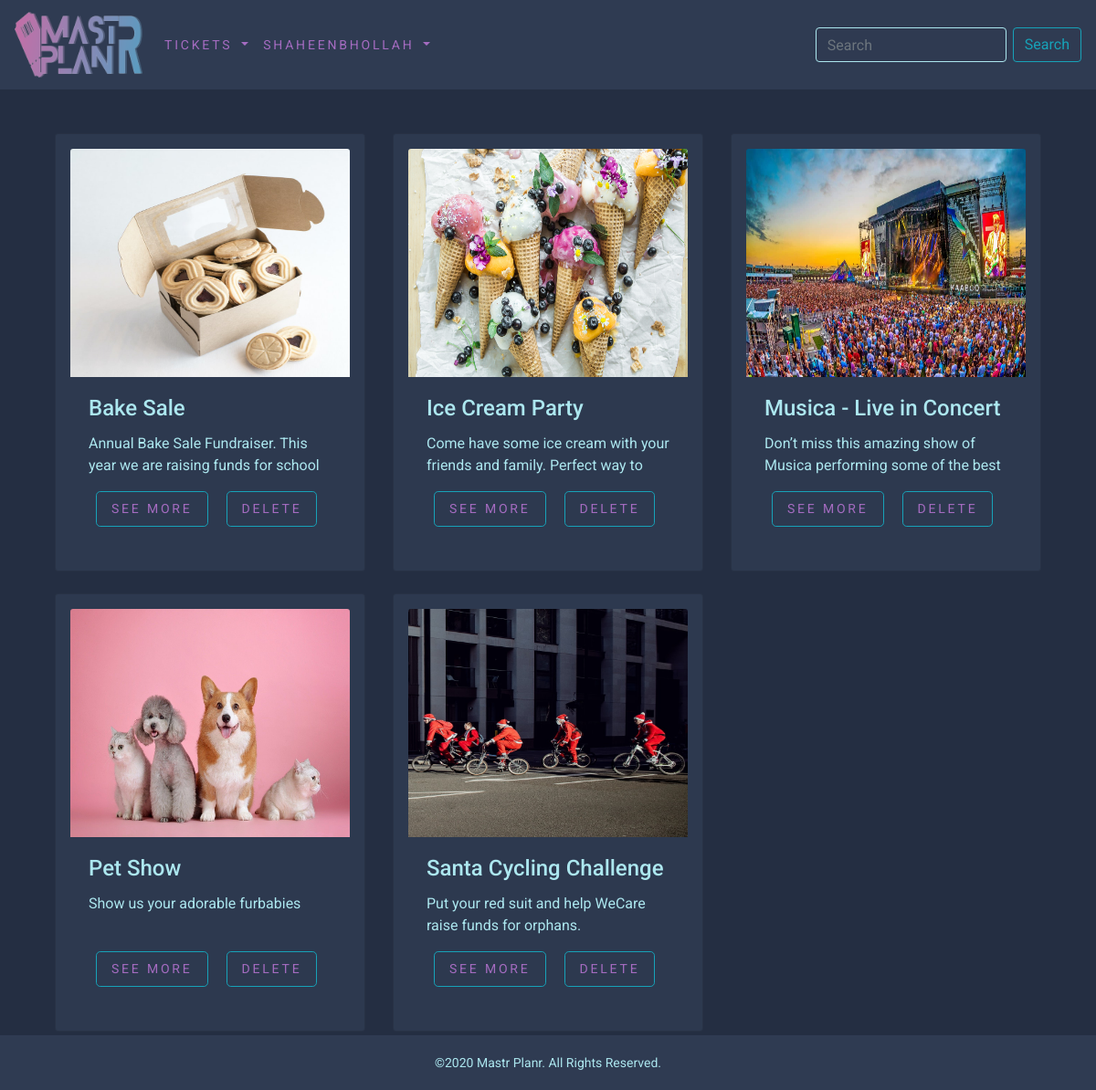
/myevents (signed in), run on the app's committed database.
### accounts/models.py (models this page shows)
class CustomUser(AbstractUser):
    first_name = models.CharField(max_length = 250)
    last_name = models.CharField(max_length = 250)
    age = models.PositiveIntegerField(null = True)
    email = models.EmailField(max_length = 254, null = True)
    dob = models.DateField(max_length=8, null = True)
    is_organiser = models.BooleanField(default=False)

### shop/models.py (models this page shows, shortened)
class Event(models.Model):
    id = models.UUIDField(
        primary_key = True,
        default = uuid.uuid4,
        editable = False
    )
    title = models.CharField(max_length = 25, unique = True)
    description = models.TextField()
    category = models.ForeignKey(Category, on_delete = models.CASCADE)
    price = models.DecimalField(max_digits = 10, decimal_places = 2, null=True)
    organiser = models.ForeignKey(CustomUser, on_delete = models.CASCADE, null=True)
    venue = models.TextField()
    startdate = models.DateField(null=True)
    starttime = models.TimeField(null=True)
    enddate = models.DateField(null=True)
    endtime = models.TimeField(null=True)
    image = models.ImageField(upload_to = 'product', null = True, blank = True)
    stock = models.IntegerField(null=True)
    available = models.BooleanField(default = True)
    created = models.DateTimeField(auto_now_add = True, blank = True, null = True)
    updated = models.DateTimeField(auto_now = True, blank = True, null = True)
    class Meta:
        ordering = ('title',)
        verbose_name = 'event'
        verbose_name_plural = 'events'
    def get_absolute_url(self):
        return reverse('shop:event_detail', args=[self.category.id, self.id])

### shop/views.py (the view)
# urls.py: path('myevents', views.my_events, name='my_events'),
def my_events(request):
    events = Event.objects.all
    return render(request, 'my_events.html', {'events': events})

### cart/context_processors.py (called while the page is built)
def counter(request):
    item_count = 0
    if 'admin' in request.path:
        return {}
    else:
        try:
            cart = Cart.objects.filter(cart_id=_cart_id(request))
            cart_items = CartItem.objects.all().filter(cart=cart[:1])
            for cart_item in cart_items:
                item_count += cart_item.quantity
        except Cart.DoesNotExist:
            item_count = 0
    return dict(item_count = item_count)

### cart/views.py (called while the page is built)
def _cart_id(request):
    cart = request.session.session_key
    if not cart:
        cart = request.session.create()
    return cart

### shop/context_processors.py (called while the page is built)
def menu_links(request):
    links = Category.objects.all()
    return dict(links=links)

### shop/templates/my_events.html (shortened to what this page needs)
{% extends 'base.html' %}
{% block content %}
    <div class="row mx-auto pt-5">
    {% for event in events %}
        {% if event.organiser == request.user %}
            <div class="col-lg-4 col-sm-12 mb-4">
                <div class="card p-3" style="height: 60vh; overflow: hidden; background-color: rgba(47, 59, 81, 0.9); color: #ace7ef;">
                    <a href="{{event.get_absolute_url}}"><img class="card-img-top" src="{{event.image.url}}" alt="{{event.title}}" width="550" height="250"></a>
                    <div class="card-body">
                        <h4 class="card-title">{{event.title}}</h4>
                        <p class="card-text" style="line-height: 1.5em; height: 3em; overflow: hidden;">{{event.description}}</p>
                        <a class = "btn btn-outline-info btn-lg mr-3 ml-2" href="{{event.get_absolute_url}}">See more</a> <a class = "btn btn-outline-info btn-lg" href="{{event.id}}/delete/">Delete</a>
                    </div>
                </div>
            </div>
        {% endif %}
    {% endfor %}
    </div>
{% endblock %}

### shop/templates/base.html (shortened to what this page needs)
{% load static %}
<!DOCTYPE html>
<html lang="en">
	<head>
		<link rel="stylesheet" href="https://stackpath.bootstrapcdn.com/bootstrap/4.5.0/css/bootstrap.min.css">
		<link rel="stylesheet" href="https://use.fontawesome.com/releases/v5.15.1/css/all.css">
		<link rel="stylesheet" href="{% static 'css/custom.css' %}">
	</head>
	<body>
		{% include 'navbar.html' %}
		<div class="page-container">
			<div class="content-wrap">
				<div class = "container-fluid mx-auto">
					<div class="container mx-auto">
						{% block content %}
						{% endblock %}
					</div>
			</div>
			{% include 'footer.html' %}
		</div>
		</div>
	</body>
</html>

### shop/templates/navbar.html (shortened to what this page needs)
{% load static %}
<nav class="navbar navbar-expand-lg my-nav" style="	background-color: #2f3b52;">
  <a class="navbar-brand" href="{% url 'shop:allEveCat' %}">
    <img src="{% static 'images/logo.png' %}" class="d-inline-block align-top" style="width:10em" alt="">
  </a>
  <div class="collapse navbar-collapse" id="navbarSupportedContent">
    <ul class="navbar-nav mr-auto">
      <li class="nav-item dropdown">
        <a class="nav-link dropdown-toggle" href="#" id="navbarDropdown" role="button" data-toggle="dropdown" aria-haspopup="true" aria-expanded="false">
        Tickets
        </a>
      </li>
      {% if user.is_authenticated %}
      <li class="nav-item dropdown">
        <a class="nav-link dropdown-toggle" href="#" id="navbarDropdown" role="button" data-toggle="dropdown" aria-haspopup="true" aria-expanded="false">
          {{user.username}}
        </a>
      {% else %}
          <a class = "nav-item nav-link text-nowrap" href="{% url 'login' %}" aria-expanded="false">Log In <i class="fas fa-sign-in-alt"></i></a>
          <a class = "nav-item nav-link text-nowrap" href="{% url 'signup' %}" aria-expanded="false">Register <i class="fas fa-user-plus"></i></a>
      {% endif %}
      </li>
    </ul>
    <form class="form-inline my-2 my-lg-0" action="{% url 'search_app:searchResult' %}" method="get">
      <input class="form-control mr-sm-2" type="search" placeholder="Search" aria-label="Search" name="q" aria-describedby="basic-addon2" style="background: rgba(47, 59, 82, 0.3); border-color: #ace7ef;">
      <div class="input-group-append">
        <button class="btn btn-outline-info my-2 my-sm-0 my-button" type="submit">Search</button>
      </div>
    </form>
  </div>
</nav>

### shop/templates/footer.html
<div class = "footer navbar-fixed-bottom my_footer">
	<p class = "text-center">&copy;2020 Mastr Planr. All Rights Reserved.</p>
</div>

### static/css/custom.css (style rules this page uses)
body { font-family: 'Roboto', sans-serif; background-color: #242e42; color: #ace7ef ; }
.page-container { position: relative; min-height: 100vh; }
.content-wrap { padding-bottom: 2.5rem; }
.nav-link { text-align: center; }
.nav-item,:any-link,.dropdown-item { color: #a56cc1; letter-spacing: .2em; font-size: 14px; text-transform: uppercase; }
.my_footer { background-color: #2f3b52; position: absolute; bottom: 0; width: 100%; height: 60px; }
.my_footer p { padding-top: 20px; font-size: 14px; color: #ace7ef; }

### data on the page
CustomUser: username "SHAHEENBHOLLAH"
Event: image (picture), title "Bake Sale", description "Annual Bake Sale Fundraiser. This year we are raising funds for school…"
Event: image (picture), title "Ice Cream Party", description "Come have some ice cream with your friends and family. Perfect way to…"
Event: image (picture), title "Musica - Live in Concert", description "Don’t miss this amazing show of Musica performing some of the best…"
Event: image (picture), title "Pet Show", description "Show us your adorable furbabies"
Event: image (picture), title "Santa Cycling Challenge", description "Put your red suit and help WeCare raise funds for orphans."
